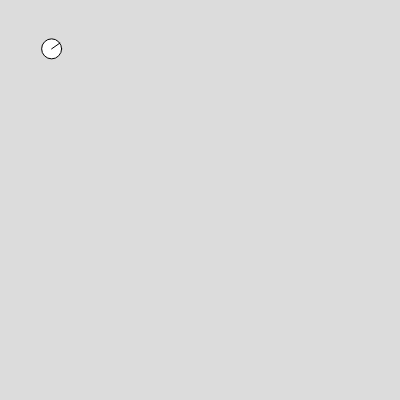
Frame 1 (no input)
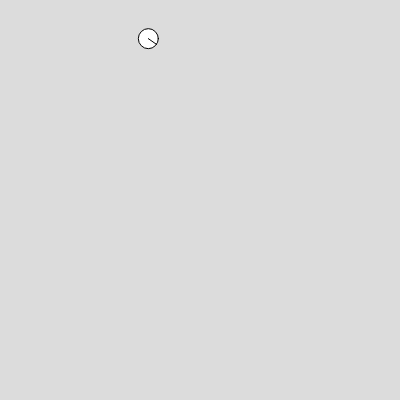
Frame 60 (no input)
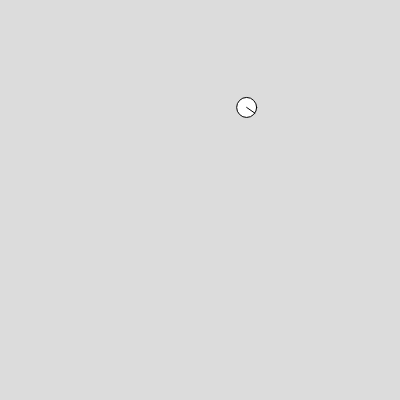
Frame 120 (the mouse pressed at the canvas centre since frame 60)

The p5.js sketch that drew these frames (run headless with seeded random() and noise() and a simulated clock; from frame 60 on, the mouse is pressed at the canvas centre):

// p5.js sketch
// ── sketch.js
// Playing around with vectors in p5js. Click to add rectangles
// of random sizes and rotations. Ball correctly bounces off these
// rectangles using "vector reflection" 
//
// See also a version with lines rather than rectangles:
// https://editor.p5js.org/jonfroehlich/sketches/WQML710w
//
// Uses the p5.collide2D library to detect collisions but the vector
// reflection code is custom. See: https://github.com/bmoren/p5.collide2D
// 
// By Jon Froehlich
// @jonfroehlich
// http://makeabilitylab.io/
//
// Feel free to use this source code for inspiration or in your
// own projects. If you do, I'd love to hear about it. Email me
// at jonf@cs.uw.edu or Tweet @jonfroehlich.
//
// Some resources:
// - http://mathworld.wolfram.com/Reflection.html
// 
// - Coding Train series on vector math: https://youtu.be/mWJkvxQXIa8
//   Shiffman uses Processing rather than p5js but it is straightforward
//   to translate the examples
//
// - The official p5js non-orthogonal reflection example: 
//   https://p5js.org/examples/motion-non-orthogonal-reflection.html
//
// TODO/BUGS: 
// - there is a bug when ball hits end of line segment (edge, corner) straight on
//   -- see: https://gamedev.stackexchange.com/questions/92067/how-do-i-calculate-the-bounce-vector-of-a-ball-hitting-the-starting-point-of-a-s
// - also bug when ball is close to a line segment with similar velocity vector
//   the ball gets stuck on wall
//

let ball;
let boxes = [];

function setup() {
  createCanvas(400, 400);

  ball = new Ball();
}

function draw() {
  background(220);

  ball.update();
  ball.draw();

  for(let box of boxes){
    let col = box.checkForCollisionWithCircle(ball.x, ball.y, ball.diameter);
    if(col.collision){
      box.isHighlighted = true; 
      
      let baseVector = p5.Vector.sub(col.pt2, col.pt1);
      //let midV = p5.Vector.add(this.pt1, p5.Vector.mult(v, 0.5));
      let normal = createVector(baseVector.y, -baseVector.x).normalize();
 
      let v = ball.velocity;
      let vnDot = v.dot(normal);
      let reflectedVector = p5.Vector.sub(v, p5.Vector.mult(normal, 2 * vnDot));
 
      ball.velocity = reflectedVector;
      
    }else{
      box.isHighlighted = false; 
    }
    box.draw(); 
  }
}

function mouseClicked() {
  let boxWidth = random(10, width * 0.3);
  let boxHeight = random(5, width * 0.4);
  let x = mouseX;
  let y = mouseY;
  let rotation = random(0, PI);
  let box = new Box(x, y, boxWidth, boxHeight, rotation);
  boxes.push(box);
}

class Box {
  constructor(x1, y1, boxWidth, boxHeight, rotationRadians){
    // default angleMode is radians: https://p5js.org/reference/#/p5/angleMode
    // sin(theta) = opposite/hypotenuse
    // asin(opposite/hypotenuse) = theta
    // opposite = sin(theta) * hypotenuse
    // adjacent = cos(theta) * hypotenuse
    let opposite1 = sin(rotationRadians) * boxWidth;
    let adjacent1 = cos(rotationRadians) * boxWidth;
    let y2 = y1 + opposite1;
    let x2 = x1 + adjacent1;
    
    this.pt1 = createVector(x1, y1);
    this.pt2 = createVector(x2, y2);
    
    let theta2 = PI - PI/2 - rotationRadians;
    let opposite2 = sin(theta2) * boxHeight;
    let adjacent2 = cos(theta2) * boxHeight;
    let x3 = x2 - adjacent2;
    let y3 = y2 + opposite2;
    this.pt3 = createVector(x3, y3);
    
    let x4 = x1 - adjacent2;
    let y4 = y1 + opposite2;
    this.pt4 = createVector(x4, y4);
    
    this.strokeColor = color(0);
    this.fillColor = color(255);
    
    this.fillHighlightColor = color(0, 200, 0, 128);
    this.isHighlighted = false;
    
    // never set these variables outside of the constructor
    this._width = boxWidth;
    this._height = boxHeight;
    this._rotation = rotationRadians;
    this.isDebug = true;
  }
  
  get x1() {
    return this.pt1.x;
  }

  get y1() {
    return this.pt1.y;
  }

  get x2() {
    return this.pt2.x;
  }

  get y2() {
    return this.pt2.y;
  }
  
  get x3() {
    return this.pt3.x;
  }

  get y3() {
    return this.pt3.y;
  }
  
  get x4() {
    return this.pt4.x;
  }

  get y4() {
    return this.pt4.y;
  }
  
  checkForCollisionWithCircle(cx, cy, diameter){
    // https://github.com/bmoren/p5.collide2D#collidelinecircle
    // collideLineCircle(x1, y1, x2, y2, cx, cy, diameter)
    if(collideLineCircle(this.x1, this.y1, this.x2, this.y2, cx, cy, diameter)){
      return {
        collision: true,
        pt1: this.pt1,
        pt2: this.pt2
      }
    }
    
    if(collideLineCircle(this.x2, this.y2, this.x3, this.y3, cx, cy, diameter)){
      return {
        collision: true,
        pt1: this.pt2,
        pt2: this.pt3
      }
    }
    
    if(collideLineCircle(this.x3, this.y3, this.x4, this.y4, cx, cy, diameter)){
      return {
        collision: true,
        pt1: this.pt3,
        pt2: this.pt4
      }
    }
    
    if(collideLineCircle(this.x4, this.y4, this.x1, this.y1, cx, cy, diameter)){
      return {
        collision: true,
        pt1: this.pt4,
        pt2: this.pt1
      }
    }
    
    
    return {
      collision: false
    }
  }
  
  draw(){
    
    // debug
    if(this.isDebug){
      push();  
      let fc = color(0, 0, 200, 50);
      let sc = color(50, 50, 50, 50);
      stroke(sc);
      fill(fc);
      ellipse(this.x1, this.y1, 5);
      translate(this.x1, this.y1);
      rotate(this._rotation);
      rect(0, 0, this._width, this._height);
      pop();
    }
    
    push();
    stroke(this.strokeColor);
    if(this.isHighlighted){
      fill(this.fillHighlightColor);
    }else{
      noFill();
    }
    beginShape();
    vertex(this.x1, this.y1);
    vertex(this.x2, this.y2);
    vertex(this.x3, this.y3);
    vertex(this.x4, this.y4);
    endShape(CLOSE); 
    pop();
  }
}

class LineSegment {
  constructor(x1, y1, x2, y2) {
    //x1 and y1 can either be vectors or the points for p1
    if (arguments.length == 2 && typeof x1 === 'object' &&
      typeof y1 === 'object') {
      this.pt1 = x1;
      this.pt2 = y1;
    } else {
      this.pt1 = createVector(x1, y1);
      this.pt2 = createVector(x2, y2);
    }
    this.strokeColor = color(0);
    this.isDashedLine = false;
    this.turnOnTextLabels = true;
    this.strokeWeight = 2;

    this.isHighlighted = false;
    this.highlightColor = color(10, 240, 10);

    this.shouldDrawNormal = true;
  }

  get x1() {
    return this.pt1.x;
  }

  get y1() {
    return this.pt1.y;
  }

  get x2() {
    return this.pt2.x;
  }

  get y2() {
    return this.pt2.y;
  }

  get heading() {
    let diffVector = p5.Vector.sub(this.pt2, this.pt1);
    return diffVector.heading();
  }

  getNormal() {
    return this.getNormals()[1];
  }

  getNormals() {
    // From: https://stackoverflow.com/a/1243676  
    // https://www.mathworks.com/matlabcentral/answers/85686-how-to-calculate-normal-to-a-line
    //  V = B - A;
    //  midV = A + 0.5 * V;
    //  normal1 = [ V(2), -V(1)];
    //  normal2 = [-V(2),  V(1)];
    //  plot([midV(1), midV(1) + normal1(1)], [midV(2), midV(2) + normal1(2)], 'g');
    //  plot([midV(1), midV(1) + normal2(1)], [midV(2), midV(2) + normal2(2)], 'b'); 
    let v = p5.Vector.sub(this.pt2, this.pt1);

    let midV = p5.Vector.add(this.pt1, p5.Vector.mult(v, 0.5));

    // how big to make the normal (the mag influences debug drawing)
    v.normalize();
    v.setMag(15);
    return [midV, createVector(v.y, -v.x), createVector(-v.y, v.x)];
  }

  getVectorAtOrigin() {
    return createVector(this.x2 - this.x1, this.y2 - this.y1);
  }

  draw() {
    push();
    stroke(this.strokeColor);
    //line(this.pt1.x, this.pt1.y, this.pt2.x, this.pt2.y);
    let diffVector = p5.Vector.sub(this.pt2, this.pt1);
    if (this.isHighlighted) {
      this.drawArrow(this.pt1, diffVector, this.highlightColor, true);
    } else {
      this.drawArrow(this.pt1, diffVector, this.strokeColor, true);
    }

    if (this.shouldDrawNormal) {
      let normal = this.getNormals();
      push();
      let midV = normal[0];
      let normal1 = normal[1];
      let normal2 = normal[2];
      //stroke(255, 0, 0);
      //line(midV.x, midV.y, midV.x + normal1.x, midV.y + normal1.y);
      this.drawArrow(midV, normal1, color(255, 0, 0, 30), false);
      //stroke(0, 0, 255);
      //line(midV.x, midV.y, midV.x + normal2.x, midV.y + normal2.y);
      this.drawArrow(midV, normal2, color(30, 0, 255, 30), false);
      pop();
    }
    pop();
  }

  drawArrow(base, vec, myColor, drawLabels) {
    push();
    stroke(myColor);
    strokeWeight(this.strokeWeight);
    fill(myColor);

    translate(base);
    push();
    if (this.isDashedLine) {
      drawingContext.setLineDash([5, 15]);
    }
    line(0, 0, vec.x, vec.y);
    pop();
    rotate(vec.heading());
    let arrowSize = 7;
    translate(vec.mag() - arrowSize, 0);
    triangle(0, arrowSize / 2, 0, -arrowSize / 2, arrowSize, 0);

    if (drawLabels) {
      noStroke();
      //rotate(-vec.heading());
      textSize(8);
      let lbl = nfc(degrees(vec.heading()), 1) + "°" +
        ", " + nfc(vec.mag(), 1);
      let lblWidth = textWidth(lbl);
      text(lbl, -lblWidth, 12);
    }

    pop();
  }
}

class Ball {

  constructor() {
    this.position = createVector(50, 50);
    this.diameter = 20;

    this.baseAcceleration = 0;
    this.baseSpeed = 2;
    this.maxSpeed = 10;

    // make a new 2D unit vector from a random angle
    // a unit vector has a magnitude of 1, so this
    // only sets up the angle... the next line of code
    // establishes the magnitude of that angle (aka the velocity)
    this.velocity = p5.Vector.random2D();
    this.velocity.mult(this.baseSpeed);

    this.acceleration = this.velocity.copy().normalize();
    this.acceleration.setMag(this.baseAcceleration);
  }

  resetVelocityAndAcceleration() {
    this.velocity.setMag(this.baseSpeed);

    // sets up an acceleration vector that always accelerates
    // in same exact direction as velocity vector
    this.acceleration = this.velocity.copy().normalize();
    this.acceleration.setMag(this.baseAcceleration);
  }

  get x() {
    return this.position.x;
  }

  get y() {
    return this.position.y;
  }

  get radius() {
    return this.diameter / 2;
  }

  update() {
    this.velocity.add(this.acceleration);
    if (this.velocity.mag() >= this.maxSpeed) {
      print("Max speed reached: ", this.velocity.mag());
      this.velocity.setMag(this.maxSpeed);
      this.acceleration.setMag(0);

      // Note: could also use the limit function here to 
      // constrain velocity to its maxspeed
      // e.g., this.velocity.limit(this.maxSpeed);
    }

    this.position.add(this.velocity);

    if (this.x - this.radius <= 0 || this.x + this.radius >= width) {
      this.velocity.x *= -1;

      // needed so ball doesn't get stuck at edge due to rounding
      if (this.x - this.radius <= 0) {
        this.position.x = this.radius;
      } else {
        this.position.x = width - this.radius;
      }
    }

    if (this.y - this.radius <= 0 || this.y + this.radius >= height) {
      this.velocity.y *= -1;

      // needed so ball doesn't get stuck on edge
      if (this.y - this.radius <= 0) {
        this.position.y = this.radius;
      } else {
        this.position.y = height - this.radius;
      }
    }
  }

  draw() {
    push();
    fill(255);
    ellipse(this.position.x, this.position.y, this.diameter);

    //draw heading line
    //print(degrees(this.velocity.heading()));
    let headingLineSize = this.radius;
    push();
    translate(this.position);
    stroke(0);

    // We want to normalize the velocity vector to *just* look
    // at its direction, which we will then use to create our
    // heading line. See https://youtu.be/uHusbFmq-4I?t=394
    let velocityNormalized = this.velocity.copy().normalize();
    let headingLineEnd = p5.Vector.mult(velocityNormalized, headingLineSize);
    line(0, 0, headingLineEnd.x, headingLineEnd.y);
    pop();
  }
}
